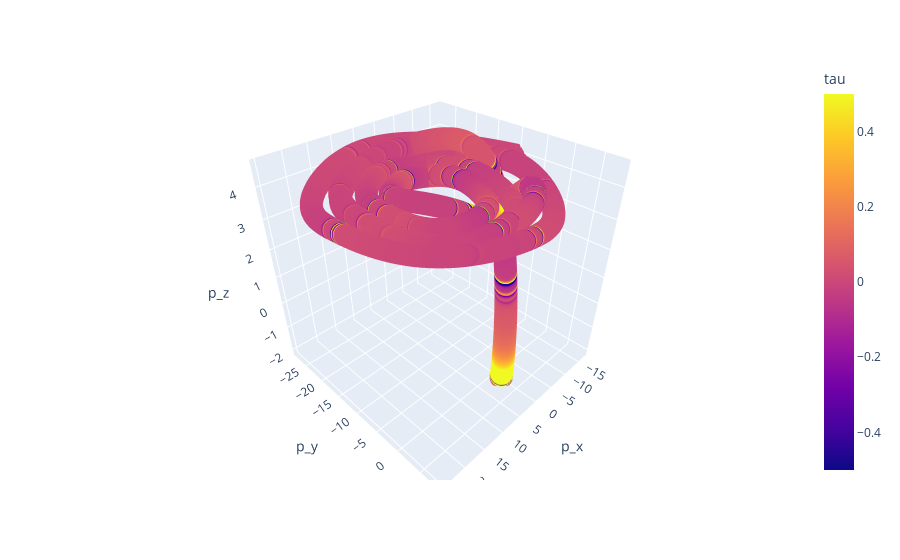

The notebook cell saved with this chart:
### Code cell
fig = px.scatter_3d(
    df.iloc[1:, :], x="p_x", y="p_y", z="p_z", color="tau", range_color=(-0.5, 0.5)
)
fig.show()

### Figure 1 — Plotly figure (JSON) as saved in the notebook; plotly's stock layout.template omitted (floating-point values rounded to 4 significant figures; data arrays with more than 128 entries replaced by an {"elided": "..."} marker saying what was removed)
{"data": [{"hovertemplate": "p_x=%{x}<br>p_y=%{y}<br>p_z=%{z}<br>tau=%{marker.color}<extra></extra>", "legendgroup": "", "marker": {"color": {"elided": "3780 float values"}, "coloraxis": "coloraxis", "symbol": "circle"}, "mode": "markers", "name": "", "scene": "scene", "showlegend": false, "type": "scatter3d", "x": {"elided": "3780 float values"}, "y": {"elided": "3780 float values"}, "z": {"elided": "3780 float values"}}], "layout": {"coloraxis": {"cmax": 0.5, "cmin": -0.5, "colorbar": {"title": {"text": "tau"}}, "colorscale": [[0, "#0d0887"], [0.1111, "#46039f"], [0.2222, "#7201a8"], [0.3333, "#9c179e"], [0.4444, "#bd3786"], [0.5556, "#d8576b"], [0.6667, "#ed7953"], [0.7778, "#fb9f3a"], [0.8889, "#fdca26"], [1, "#f0f921"]]}, "legend": {"tracegroupgap": 0}, "margin": {"t": 60}, "scene": {"domain": {"x": [0, 1], "y": [0, 1]}, "xaxis": {"title": {"text": "p_x"}}, "yaxis": {"title": {"text": "p_y"}}, "zaxis": {"title": {"text": "p_z"}}}}}
